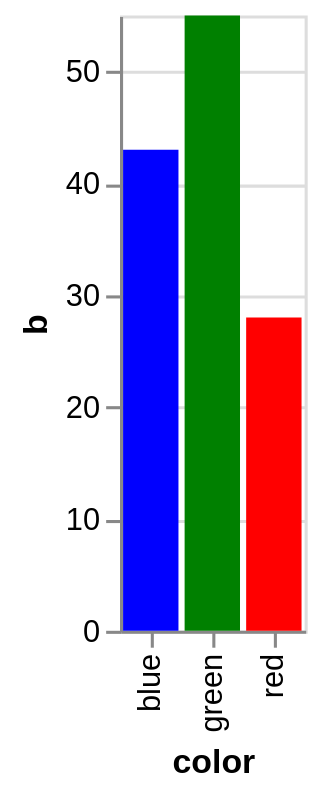

Express this chart as Vega-Lite.
### Vega specification from a JSON file in a GitHub repository (floating-point values rounded to 4 significant figures)
{"$schema": "https://vega.github.io/schema/vega/v5.json", "description": "A bar chart that directly encodes color names in the data.", "background": "white", "padding": 5, "height": 200, "style": "cell", "data": [{"name": "source_0", "values": [{"color": "red", "b": 28}, {"color": "green", "b": 55}, {"color": "blue", "b": 43}]}, {"name": "data_0", "source": "source_0", "transform": [{"type": "filter", "expr": "isValid(datum[\"b\"]) && isFinite(+datum[\"b\"])"}]}], "signals": [{"name": "x_step", "value": 20}, {"name": "width", "update": "bandspace(domain('x').length, 0.1, 0.05) * x_step"}], "marks": [{"name": "marks", "type": "rect", "style": ["bar"], "from": {"data": "data_0"}, "encode": {"update": {"fill": {"field": "color"}, "x": {"scale": "x", "field": "color"}, "width": {"scale": "x", "band": 1}, "y": {"scale": "y", "field": "b"}, "y2": {"scale": "y", "value": 0}}}}], "scales": [{"name": "x", "type": "band", "domain": {"data": "data_0", "field": "color", "sort": true}, "range": {"step": {"signal": "x_step"}}, "paddingInner": 0.1, "paddingOuter": 0.05}, {"name": "y", "type": "linear", "domain": {"data": "data_0", "field": "b"}, "range": [{"signal": "height"}, 0], "nice": true, "zero": true}], "axes": [{"scale": "y", "orient": "left", "gridScale": "x", "grid": true, "tickCount": {"signal": "ceil(height/40)"}, "domain": false, "labels": false, "maxExtent": 0, "minExtent": 0, "ticks": false, "zindex": 0}, {"scale": "x", "orient": "bottom", "grid": false, "title": "color", "labelAlign": "right", "labelAngle": 270, "labelBaseline": "middle", "zindex": 0}, {"scale": "y", "orient": "left", "grid": false, "title": "b", "labelOverlap": true, "tickCount": {"signal": "ceil(height/40)"}, "zindex": 0}]}
